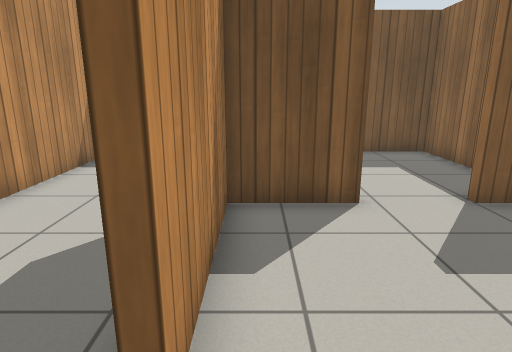
View 1 (above)

16 first-person views from a walk through a robot-simulator world made for Gazebo. The camera is 1.1 m above the floor, tilts 14° down and sees 75° across. The floor is counted in squares, 0.5 m on a side. Each view is taken from the middle of a square. On the plan, view 1 faces up. The plan holds only what a view shows up to about 18 squares ahead; the rest is blank. Simple patterns stand in for the simulator's built-in surfaces.

View 2
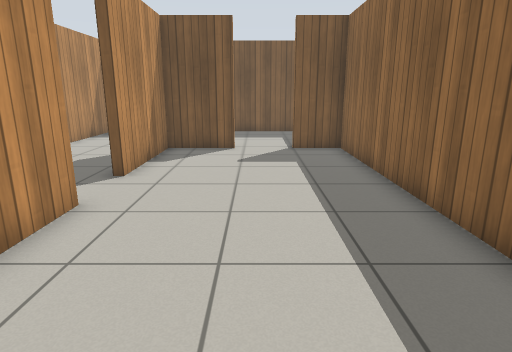

View 3
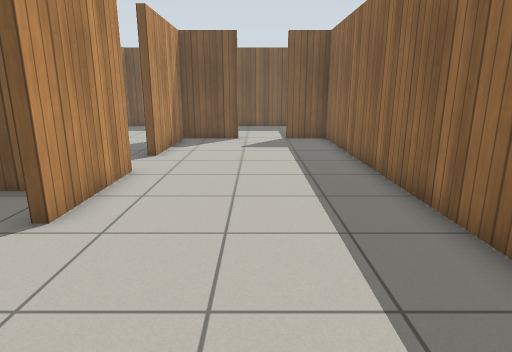

View 4
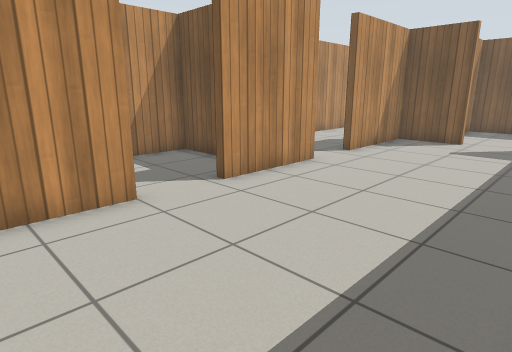

View 5
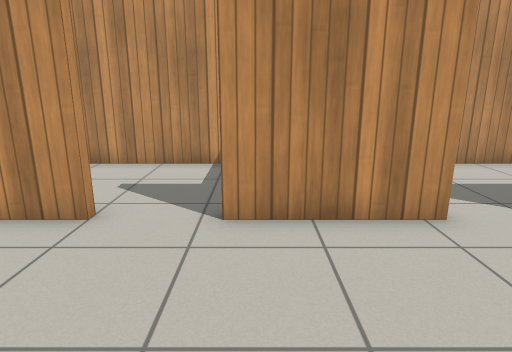

View 6
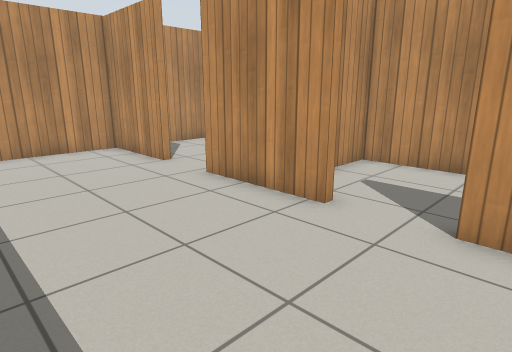

View 7
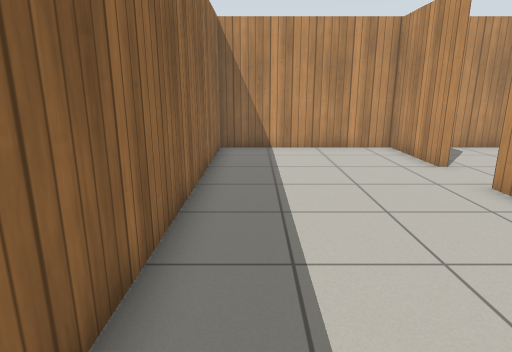

View 8
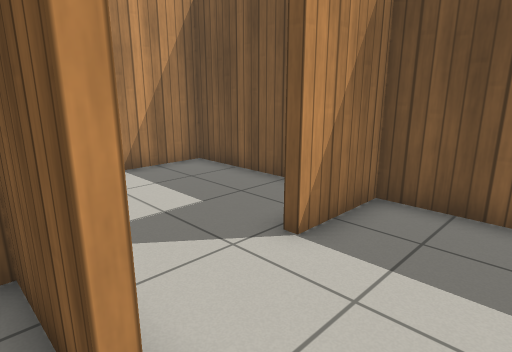

View 9
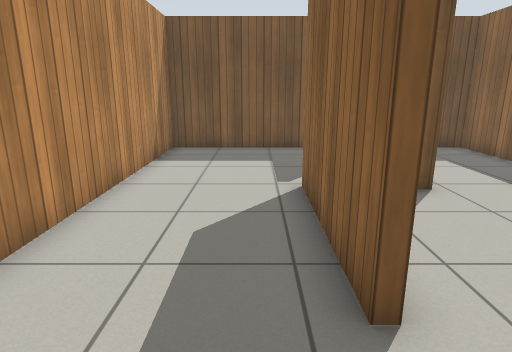

View 10
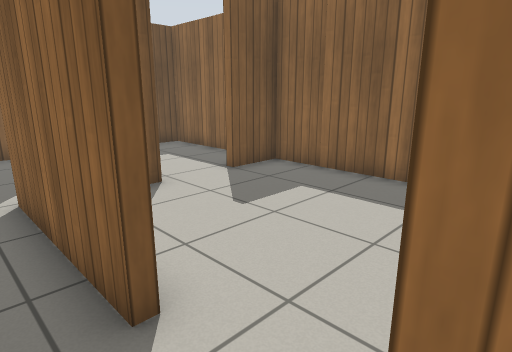

View 11
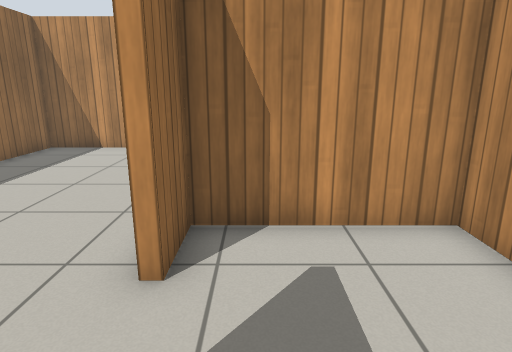

View 12
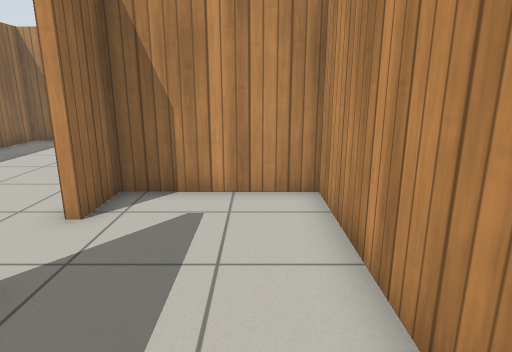

View 13
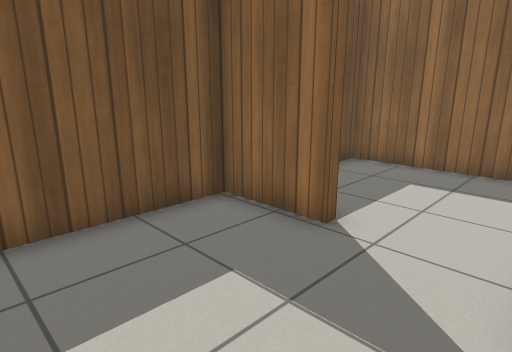

View 14
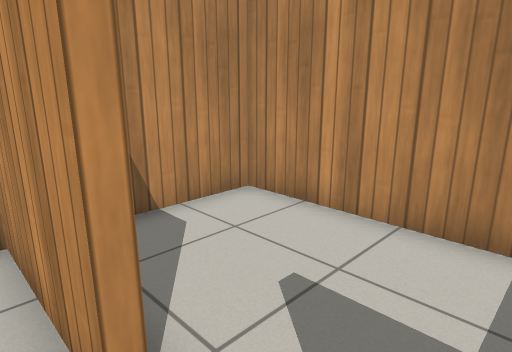

View 15
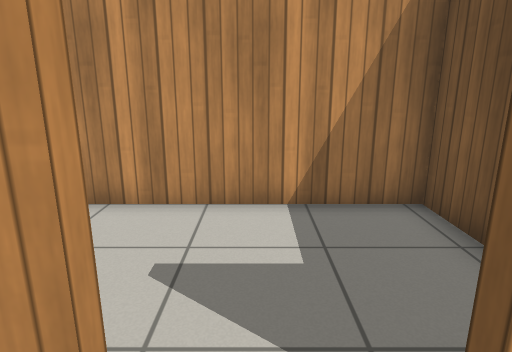

View 16
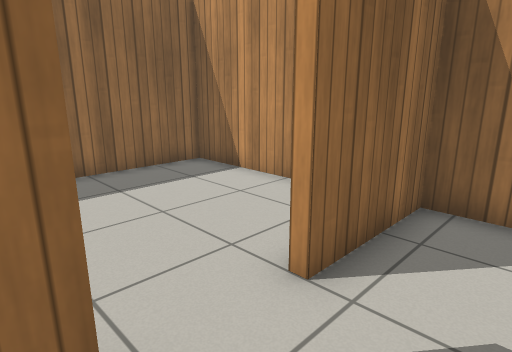

### Floor plan
Points are (right, up) in squares from view 1. A wall is a line through its corners. A room is listed if a view was taken in it or the views show most of it. See-through windows are left out.
Room 1 (views 1, 2, 3, 4, 5, 6, 7, 8, 14, 15)
walls: (-0.6, -0.6) (-0.6, -4.6); (-0.6, -7) (-0.6, -10.7) (6.5, -10.7) (6.5, 6.5) (4.5, 6.5) (4.5, 6.9); (2.3, 6.5) (-0.6, 6.5) (-0.6, 1.8)
ways out: opening at (-1, 0.5) to room 2; opening at (-1, -5.5) to room 3; opening at (3.5, 7) to room 4
Room 2 (views 9, 10, 11, 12, 13)
walls: (-0.6, 1.8) (-0.9, 1.8) (-0.9, 6.9); (0.7, 9.9) (0.7, 12.7) (-5.4, 12.7) (-5.4, -2.3) (-0.9, -2.3) (-0.9, -0.6) (-0.6, -0.6)
ways out: opening at (-1, 0.5) to room 1; opening at (1, 8.5) to room 4
Room 3 (view 16)
walls: (-0.6, -4.6) (-0.9, -4.6) (-0.9, -4); (-2.3, -2.6) (-5.4, -2.6) (-5.4, -10.7) (-0.9, -10.7) (-0.9, -7) (-0.6, -7)
ways out: opening at (-1, -5.5) to room 1
Room 4 (no view inside)
walls: (6.5, 8.2) (6.5, 12.7) (1, 12.7) (1, 9.9)
ways out: opening at (3.5, 7) to room 1; opening at (1, 8.5) to room 2

Positions as (right, up) in squares from view 1, and headings:
1: (0, 0), facing up
2: (3, -7), facing up
3: (3, -10), facing up
4: (6, -10), facing up-left
5: (5, -4), facing left
6: (5, 3), facing down-left
7: (5, 3), facing down
8: (4, 6), facing up-left
9: (-2, -1), facing up
10: (-2, -1), facing up-right
11: (-2, 3), facing down
12: (-4, 5), facing down
13: (-4, 7), facing up-right
14: (0, -5), facing down-left
15: (1, -6), facing left
16: (-3, -4), facing down-right
